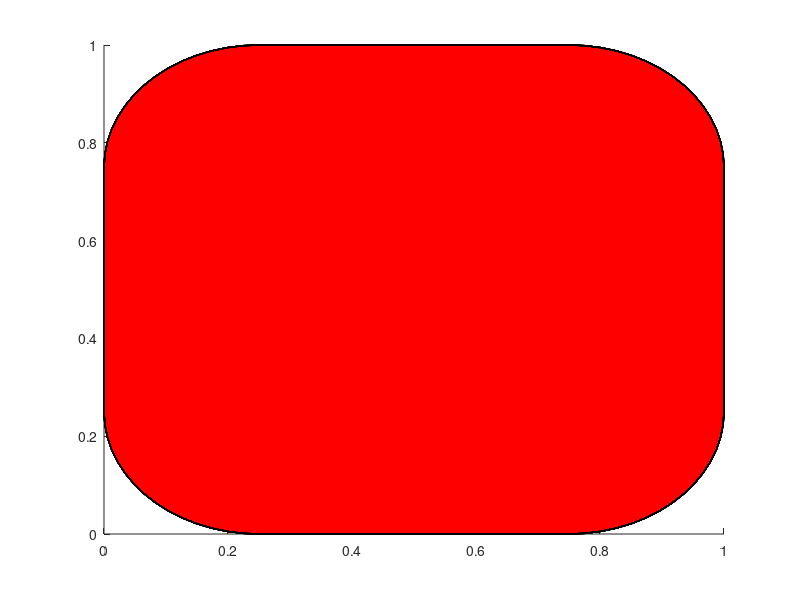

This chart was generated by the following MATLAB code: (Note: this script raises an error after producing the figure.)
function [] = rlmain()

dbstop if error; % debugger break on error

global RUN_MAIN_LOOP; % the main loop runs as long as this is set to true
RUN_MAIN_LOOP = true; % set to false to stop simulation
global KB; % global ASCII keyboard input map
KB = zeros(intmax('uint8'), 1);

cleanup_figures   = onCleanup(@() eval('close all'));
cleanup_functions = onCleanup(@() eval('clear functions'));

h = figure(1);
set(h, 'DeleteFcn', @helper_StopLoopFcn);
set(h, 'KeyPressFcn',@helper_keyDownListener);
set(h, 'KeyReleaseFcn', @helper_keyUpListener);
clf;

gamestate.h = h; % Figure handle
gamestate.width = 50;
gamestate.height = 50;
gamestate = gameInit(gamestate);

xlim([0 gamestate.width ]);
ylim([0 gamestate.height]);
axis equal;
axis([0 gamestate.width 0 gamestate.height]);
grid on;
set(gca,'YTick',[]);
set(gca,'XTick',[]);
box on;

dt_sec = 0.1;

dataHist = [];

nn = nnInit();

inputLayer = [ ...
 5.000 40.000  0.000 10.000 40.000  0.000 15.000 40.000  0.000 20.000 40.000  0.000 25.000 40.000  0.000 30.000 40.000  0.000 35.000 40.000  0.000 40.000 27.000 10.000 29.000 10.000  ];
outputNN = nnInput(nn, inputLayer);

AI_ENABLED = true;

while RUN_MAIN_LOOP == true

    [inputLayer, outputLayer] = nnRun(gamestate);
    
    outputNN = nnInput(nn, inputLayer);
    if AI_ENABLED
        INPUT = KB*0;
        if outputNN(1) > outputNN(2) && outputNN(1) > outputNN(3)
            INPUT('d') = 1;
        end
        if outputNN(2) > outputNN(1) && outputNN(2) > outputNN(3)
            INPUT('a') = 1;
        end
    else
        INPUT = KB;
    end
    
    gamestate = gameUpdate(gamestate, dt_sec, INPUT);

    gameDraw(gamestate);
    pause(dt_sec);


    fprintf('Input layer: ');
    fprintf('%.1f ', inputLayer);
    fprintf('Output layer: ');
    fprintf('%.1f ', outputLayer);
    fprintf('\n');
    dataHist = [dataHist; inputLayer, outputLayer']; %#ok<AGROW>
end

if AI_ENABLED == false
    filename = sprintf('data_%s.csv', datestr(now, 'yyyy_mm_dd_HH_MM'));
    csvwrite(filename, dataHist);
end

end

function [gamestate] = gameUpdate(gamestate, dt_sec, KB)

gamestate.gameTime = gamestate.gameTime + dt_sec;

% Player speed based on keyboard input: d move right, a move left
gamestate.player_input = [KB('d'); KB('a')];
vel = 10*[gamestate.player_input(1) - gamestate.player_input(2); 0];
gamestate.entities{gamestate.player_index}.vel = vel;

% Physics update
for i=1:length(gamestate.entities)
    [pos] = entGetPos(gamestate, i);
    pos = pos + gamestate.entities{i}.vel*dt_sec;
    [gamestate] = entSetPos(gamestate, i, pos(1), pos(2));

    if (strcmp(gamestate.entities{i}.class, 'obstacle') > 0)
        if pos(2) < 0
            gamestate.scoreNegative = gamestate.scoreNegative + 1;
            [gamestate] = entSetPos(gamestate, i, pos(1), 40); % FIXME hardcoded number
            gamestate.entities{i}.h.Visible = false;
            gamestate.entities{i}.vel(2) = 0;
            fprintf('Miss! (%i)\n', gamestate.scoreNegative);
        end
        area = rectint(gamestate.entities{i}.h.Position, ...
                       gamestate.entities{gamestate.player_index}.h.Position);
        if area ~= 0
            gamestate.scorePositive = gamestate.scorePositive + 1;
            [gamestate] = entSetPos(gamestate, i, pos(1), 40); % FIXME hardcoded number
            gamestate.entities{i}.h.Visible = false;
            gamestate.entities{i}.vel(2) = 0;
            fprintf('Hit! (%i)\n', gamestate.scorePositive);
        end
    end
end

% Make sure the player cannot leave the arena:
[pos] = entGetPos(gamestate, gamestate.player_index);
if pos(1) > gamestate.width
    pos(1) = gamestate.width;
end
if pos(1) < 0
    pos(1) = 0;
end
entSetPos(gamestate, gamestate.player_index, pos(1), pos(2));

% Think
if gamestate.gameTime > gamestate.nextThinkTime
    lane = floor(1 + rand()*gamestate.max_obstacles);
    assert(lane >= 1 && lane <= gamestate.max_obstacles);

    if gamestate.entities{lane}.h.Visible == false
        gamestate.entities{lane}.h.Visible = true;
        gamestate.entities{lane}.vel(2) = -10;
    end

    gamestate.nextThinkTime = gamestate.gameTime + 1 + rand()*1;
end

end

function [] = gameDraw(gamestate)

drawnow limitrate nocallbacks;

end

function [gamestate] = gameInit(gamestate)

max_obstacles = 8;
ent_count = 1 + max_obstacles;
gamestate.entities = cell(ent_count, 1);
gamestate.scoreNegative = 0;
gamestate.scorePositive = 0;
gamestate.player_input = [0; 0];

for i=1:length(gamestate.entities)
    gamestate.entities{i}.h = rectangle('Position', [0 0 1 1], 'Curvature',[0.5 0.5], 'FaceColor', '#FF0000', 'EdgeColor', 'k', 'LineWidth', 1);
    gamestate.entities{i}.vel = [0; 0];
end

gamestate.player_index = max_obstacles + 1;
gamestate.max_obstacles = max_obstacles;

for i=1:max_obstacles
    [gamestate] = entSetPos(gamestate, i, i*5, 40, 4, 1);
    gamestate.entities{i}.h.Visible = false;
    gamestate.entities{i}.class = 'obstacle';
end

gamestate = entSetPos(gamestate, gamestate.player_index, 20, 5, 5, 1);
gamestate.entities{gamestate.player_index}.class = 'player';
gamestate.entities{gamestate.player_index}.h.FaceColor = '#0000FF';

gamestate.gameTime = 0;
gamestate.nextThinkTime = 1 + rand()*3;

end

function [gamestate] = entSetPos(gamestate, entity_index, pos_x, pos_y, w, h)
gamestate.entities{entity_index}.h.Position(1) = pos_x;
gamestate.entities{entity_index}.h.Position(2) = pos_y;
if nargin > 4
    gamestate.entities{entity_index}.h.Position(3) = w;
    gamestate.entities{entity_index}.h.Position(4) = h;
end
end

function [pos] = entGetPos(gamestate, entity_index)
pos = gamestate.entities{entity_index}.h.Position(1:2)';
end

% Helper functions for keyboard input etc.
% ========================================

function helper_StopLoopFcn(~, ~) % (hObject, event)
% Figure closed event handler function.
global RUN_MAIN_LOOP
RUN_MAIN_LOOP = false;
end

function helper_keyDownListener(~,event)
updateKeys(event, 1);
end

function helper_keyUpListener(~,event)
updateKeys(event, 0);
end

function updateKeys(event, keydown)
global RUN_MAIN_LOOP;
global KB; % global ASCII keyboard input map
if strcmp(event.Key, 'escape') > 0
    RUN_MAIN_LOOP = false;
end
KB(uint8(event.Character)) = keydown;
end

% ------------------------------------------------------------

function [inputLayer, outputLayer] = nnRun(gamestate)

% For each obstacle: pos_x, pos_y, vel_y
% Player: pos_x, vel_x
inputlayers = gamestate.max_obstacles * 3 + 2;

inputLayer = zeros(size(inputlayers, 1), 1);
j = 1;
for i=1:gamestate.max_obstacles
    [pos] = entGetPos(gamestate, i);
    vel_y = abs(gamestate.entities{i}.vel(2));
    inputLayer(j) = pos(1); j = j + 1;
    inputLayer(j) = pos(2); j = j + 1;
    inputLayer(j) = vel_y;  j = j + 1;
end

[pos] = entGetPos(gamestate, gamestate.player_index);

inputLayer(j) = pos(1); j = j + 1;
% vel_x = gamestate.entities{gamestate.player_index}.vel(1);
inputLayer(j) = 0; % vel_x;

% Expected output y
y = [0; 0; 0];
if (gamestate.player_input(1) > 0)
    y(1) = 1;
elseif (gamestate.player_input(2) > 0)
    y(2) = 1;
else
    y(3) = 1; % no action
end
outputLayer = y;

end

function [nn] = nnInit()

W0 = [ ...
 0.025 -0.028 -0.054  0.045 -0.209 -0.333  0.011  0.005 -0.167 -0.134  0.006  0.019 -0.087  0.016 -0.046 ; ...
 0.034 -0.038 -0.068  0.005  0.288 -0.107  0.018  0.016  0.515 -0.095  0.045  0.040 -0.088 -0.039  0.006 ; ...
-0.011  0.004 -0.005  0.016 -0.032  0.176 -0.011  0.063 -0.003 -0.017 -0.010  0.069  0.033 -0.051  0.039 ; ...
-0.072 -0.011 -0.046  0.003 -0.171 -0.295  0.037 -0.021 -0.148 -0.112  0.015 -0.023  0.028  0.099 -0.092 ; ...
-0.074  0.145 -0.028 -0.052  0.188 -0.095  0.001  0.000  0.530  0.080  0.053 -0.048 -0.025  0.004 -0.020 ; ...
-0.061 -0.108  0.037 -0.083 -0.183  0.045  0.002 -0.005 -0.033 -0.009  0.023 -0.028 -0.076  0.006  0.116 ; ...
-0.082 -0.005  0.029  0.007 -0.066 -0.341 -0.037  0.007 -0.229 -0.022 -0.017  0.001  0.055 -0.033  0.072 ; ...
 0.078  0.021  0.061 -0.031  0.182  0.022 -0.070 -0.076  0.385 -0.114  0.028 -0.031  0.070  0.033 -0.052 ; ...
-0.028  0.057 -0.129  0.009 -0.095  0.104 -0.007  0.038 -0.086  0.011  0.042  0.049 -0.043 -0.073  0.033 ; ...
 0.031 -0.049  0.051 -0.015 -0.156 -0.363  0.001 -0.035 -0.117  0.079 -0.007  0.007  0.008  0.028  0.019 ; ...
 0.029 -0.019 -0.014 -0.007  0.060  0.123  0.016 -0.018  0.260 -0.036 -0.083 -0.038 -0.018 -0.004 -0.024 ; ...
 0.053  0.008 -0.009 -0.030 -0.041  0.045  0.095  0.062  0.022 -0.020  0.023 -0.076  0.013 -0.086  0.020 ; ...
-0.039 -0.048  0.068  0.002 -0.187 -0.277  0.075 -0.013 -0.171 -0.007 -0.025 -0.079 -0.007 -0.011  0.027 ; ...
-0.092  0.002 -0.060  0.030 -0.494  0.317 -0.105  0.030 -0.271  0.008 -0.069  0.037 -0.020  0.085 -0.085 ; ...
 0.010 -0.012 -0.066  0.003 -0.130  0.154 -0.080  0.005 -0.102 -0.049  0.009  0.020 -0.075 -0.078  0.010 ; ...
-0.011  0.002  0.068  0.055 -0.066 -0.308 -0.010 -0.099 -0.171  0.050 -0.042 -0.006 -0.011 -0.067  0.013 ; ...
 0.041 -0.020 -0.077 -0.095 -0.320  0.595 -0.076 -0.038 -0.273 -0.022 -0.012 -0.013 -0.019 -0.071 -0.042 ; ...
 0.034 -0.071 -0.071  0.037 -0.030 -0.002 -0.034 -0.013 -0.024  0.006 -0.025 -0.004 -0.054 -0.012  0.024 ; ...
 0.007 -0.045 -0.043 -0.050 -0.186 -0.274 -0.090 -0.047 -0.167 -0.060 -0.040  0.006  0.024  0.032 -0.024 ; ...
-0.013 -0.012 -0.064 -0.065 -0.082  0.213 -0.061 -0.043 -0.169 -0.007  0.014 -0.009 -0.031 -0.058 -0.052 ; ...
-0.005 -0.072 -0.015  0.080  0.034 -1.206 -0.030 -0.097  0.090  0.055 -0.075  0.012  0.002  0.117  0.116 ; ...
-0.027 -0.030 -0.043 -0.011 -0.060 -0.286  0.060 -0.058 -0.187 -0.032 -0.007 -0.040 -0.041 -0.029 -0.076 ; ...
-0.090 -0.038  0.086 -0.070  0.170  0.114 -0.040 -0.085 -0.073 -0.099 -0.007  0.030  0.018 -0.125 -0.047 ; ...
 0.020 -0.056 -0.035 -0.037  0.216 -1.823  0.029  0.015  0.197  0.027  0.000  0.052  0.022 -0.020  0.068 ; ...
-0.007  0.041 -0.014 -0.088  0.828  0.534 -0.011  0.009  0.018  0.072 -0.074 -0.040 -0.057  0.003 -0.090 ; ...
-0.009  0.049  0.067 -0.043 -0.039 -0.065  0.028  0.064 -0.064  0.018  0.008  0.038 -0.030  0.003 -0.005  ];
b0 = [  0.000 -0.007 -0.010  0.000 -0.139 -0.317  0.000  0.000 -0.176  0.000  0.000  0.000 -0.011  0.000  0.000  ];
W1 = [ ...
-0.015 -0.104 -0.060 ; ...
-0.046  0.018 -0.061 ; ...
 0.031 -0.001 -0.027 ; ...
 0.033  0.043  0.023 ; ...
-0.461  0.260  0.244 ; ...
-0.496  0.363 -0.224 ; ...
-0.009  0.007  0.045 ; ...
-0.061 -0.004 -0.072 ; ...
 0.379 -0.326 -0.159 ; ...
-0.008  0.043 -0.001 ; ...
-0.066 -0.015 -0.018 ; ...
 0.094 -0.032 -0.031 ; ...
 0.066 -0.008  0.053 ; ...
-0.008  0.129 -0.020 ; ...
 0.045 -0.052  0.049  ];
b1 = [ -1.597 -0.753  0.098  ];

nn.W0 = W0';
nn.b0 = b0';
nn.f0 = @relu;
nn.W1 = W1';
nn.b1 = b1';
nn.f1 = @sigmoid;

end

function [outputNN] = nnInput(nn, inputLayer)

z0 = nn.W0*inputLayer' + nn.b0;
a1 = nn.f0(z0);
z1 = nn.W1*a1 + nn.b1;
outputNN = nn.f1(z1);

end

function [y] = sigmoid(x)

y = ( 1 + exp(-x) ).^(-1);

end

function [y] = relu(x)

leak = 0.0;
y = max(x*leak, x);

end
